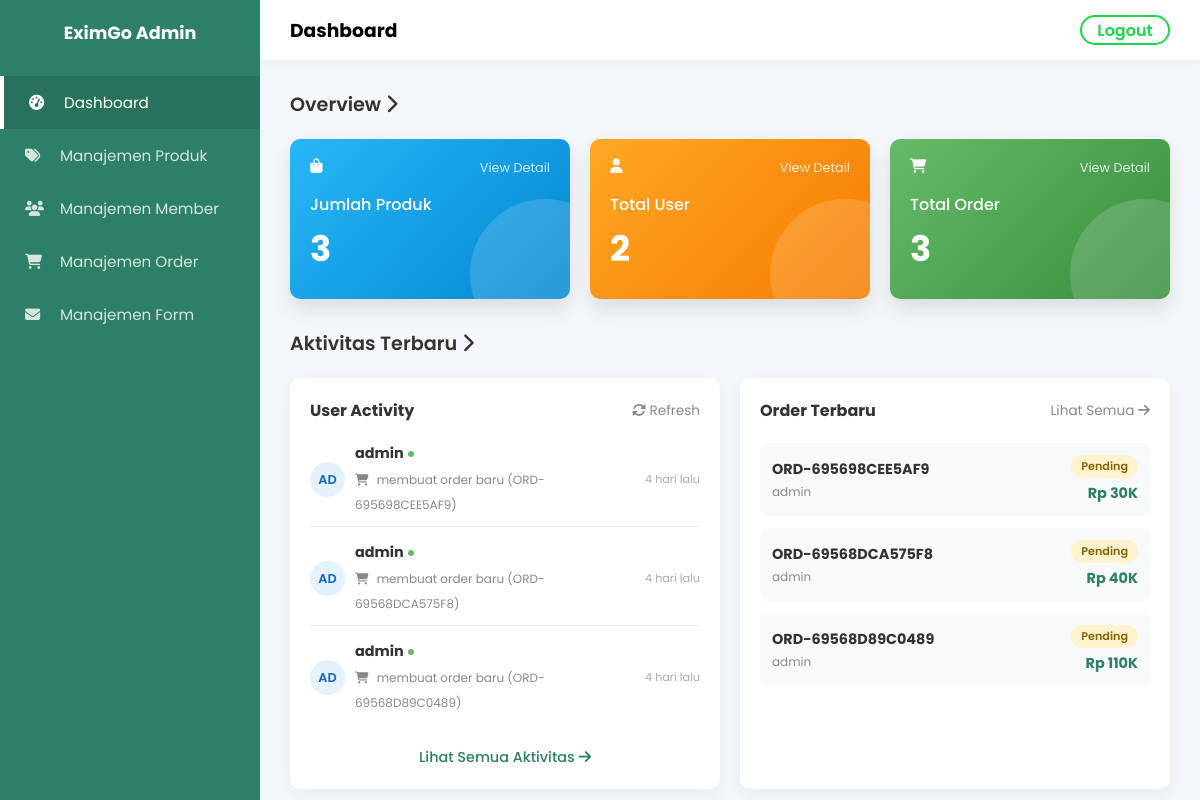
/admin/dashboard.php (signed in), run on the app's committed database.
### tables this page shows
CREATE TABLE `orders` (
  `id` int(11) NOT NULL,
  `user_id` int(11) NOT NULL,
  `order_number` varchar(50) NOT NULL,
  `shipping_name` varchar(100) NOT NULL,
  `shipping_phone` varchar(20) NOT NULL,
  `shipping_address` text NOT NULL,
  `shipping_city` varchar(100) NOT NULL,
  `shipping_postal_code` varchar(10) NOT NULL,
  `payment_method` varchar(50) NOT NULL,
  `total_amount` decimal(15,2) NOT NULL,
  `status` enum('pending','processing','shipped','completed','cancelled') DEFAULT 'pending',
  `created_at` timestamp NOT NULL DEFAULT current_timestamp()
);

CREATE TABLE `users` (
  `id` int(11) NOT NULL,
  `full_name` varchar(100) NOT NULL,
  `email` varchar(100) NOT NULL,
  `password` varchar(255) NOT NULL,
  `role` enum('admin','user') DEFAULT 'user',
  `created_at` timestamp NOT NULL DEFAULT current_timestamp()
);

### src/admin/dashboard.php (the view, shortened to what this page needs)
<?php
require_once '../config/database.php';
$stmt = $pdo->query("SELECT COUNT(*) FROM users WHERE role = 'user'");
$total_users = $stmt->fetchColumn();
$stmt2 = $pdo->query("SELECT COUNT(*) FROM products");
$total_products = $stmt2->fetchColumn();
$stmt3 = $pdo->query("SELECT COUNT(*) FROM orders");
$total_orders = $stmt3->fetchColumn();
$query = "
    (SELECT 'form' as type,
            CONCAT(first_name, ' ', last_name) as user_name,
            'mengirim form kontak' as activity,
            created_at
     FROM forms
     ORDER BY created_at DESC
     LIMIT 5)
    UNION ALL
    (SELECT 'order' as type,
            u.full_name as user_name,
            CONCAT('membuat order baru (', o.order_number, ')') as activity,
            o.created_at
     FROM orders o
     JOIN users u ON o.user_id = u.id
     ORDER BY o.created_at DESC
     LIMIT 5)
    ORDER BY created_at DESC
    LIMIT 10
";
$activities = $pdo->query($query)->fetchAll();
function timeAgo($datetime)
{
    $now = new DateTime();
    $ago = new DateTime($datetime);
    $diff = $now->diff($ago);
    if ($diff->d > 0)
        return $diff->d . ' hari lalu';
    return 'Baru saja';
}
?>
<!DOCTYPE html>
<html lang="id">
<head>
    <link rel="stylesheet" href="../assets/css/dashboard.css">
    <link rel="stylesheet" href="https://cdnjs.cloudflare.com/ajax/libs/font-awesome/6.4.0/css/all.min.css">
</head>
<body>
    <div class="dashboard-container">
        <aside class="sidebar" id="sidebar">
            <div class="brand">
                <div class="brand-text">
                    <span>EximGo Admin</span>
                </div>
            </div>
            <nav class="side-nav">
                <ul>
                    <li class="active"><a href="#"><i class="fas fa-tachometer-alt"></i> Dashboard</a></li>
                    <li><a href="../admin/products.php"><i class="fa-solid fa-tags"></i> Manajemen Produk</a></li>
                    <li><a href="../admin/member.php"><i class="fas fa-users"></i> Manajemen Member</a></li>
                    <li><a href="../admin/orders.php"><i class="fas fa-shopping-cart"></i> Manajemen Order</a></li>
                    <li><a href="../admin/form.php"><i class="fa-solid fa-envelope"></i>Manajemen Form</a></li>
                </ul>
            </nav>
        </aside>
        <main class="main-content">
            <header class="top-bar">
                <div class="left-icons" style="display: flex; align-items: center; gap: 15px;">
                    <h3 style="margin:0;">Dashboard</h3>
                </div>
                <div class="right-actions">
                    <a class="logout-btn" href="../auth/logout.php">Logout</a>
                </div>
            </header>
            <div class="content-wrapper">
                <div class="section-header">
                    <h2>Overview <i class="fas fa-chevron-right text-muted"></i></h2>
                </div>
                <div class="cards-grid">
                    <div class="card card-blue">
                        <div class="card-header">
                            <i class="fa-solid fa-bag-shopping"></i>
                            <a class="view-detail" href="../admin/products.php">View Detail</a>
                        </div>
                        <div class="card-body">
                            <h3>Jumlah Produk</h3>
                            <div class="number"><?= $total_products ?></div>
                        </div>
                        <div class="card-decoration"></div>
                    </div>
                    <div class="card card-orange">
                        <div class="card-header">
                            <i class="fas fa-user"></i>
                            <a class="view-detail" href="../admin/member.php">View Detail</a>
                        </div>
                        <div class="card-body">
                            <h3>Total User</h3>
                            <div class="number"><?= $total_users ?></div>
                        </div>
                        <div class="card-decoration"></div>
                    </div>
                    <div class="card card-green">
                        <div class="card-header">
                            <i class="fas fa-shopping-cart"></i>
                            <a class="view-detail" href="../admin/orders.php">View Detail</a>
                        </div>
                        <div class="card-body">
                            <h3>Total Order</h3>
                            <div class="number"><?= $total_orders ?></div>
                        </div>
                        <div class="card-decoration"></div>
                    </div>
                </div>
                <div class="section-header mt-4">
                    <h2>Aktivitas Terbaru <i class="fas fa-chevron-right text-muted"></i></h2>
                </div>
                <div class="charts-row">
                    <div class="activity-container">
                        <div class="activity-header">
                            <h3>User Activity</h3>
                            <a href="#" style="color: #888; font-size: 0.85rem; text-decoration: none;">
                                <i class="fas fa-sync-alt"></i> Refresh
                            </a>
                        </div>
                        <div class="activity-list">
                            <?php if (empty($activities)): ?>
                                <div style="text-align: center; padding: 40px; color: #999;">
                                    <i class="fas fa-inbox" style="font-size: 3rem; margin-bottom: 10px;"></i><br>
                                    Belum ada aktivitas user
                                </div>
                            <?php else: ?>
                                <?php foreach ($activities as $activity): ?>
                                    <div class="activity-item">
                                        <div class="avatar-sm <?= $activity['type'] === 'order' ? 'blue' : '' ?>">
                                            <?= strtoupper(substr($activity['user_name'], 0, 2)) ?>
                                        </div>
                                        <div class="activity-info">
                                            <p>
                                                <strong><?= htmlspecialchars($activity['user_name']) ?></strong>
                                                <?php if ($activity['type'] === 'order'): ?>
                                                    <span class="indicator green"></span>
                                                <?php endif; ?>
                                            </p>
                                            <small>
                                                <?php if ($activity['type'] === 'form'): ?>
                                                    <i class="fas fa-envelope"></i>
                                                <?php else: ?>
                                                    <i class="fas fa-shopping-cart"></i>
                                                <?php endif; ?>
                                                <?= htmlspecialchars($activity['activity']) ?>
                                            </small>
                                        </div>
                                        <span class="time"><?= timeAgo($activity['created_at']) ?></span>
                                    </div>
                                <?php endforeach; ?>
                            <?php endif; ?>
                        </div>
                        <?php if (!empty($activities)): ?>
                            <div style="margin-top: 20px; text-align: center;">
                                <a href="#"
                                    style="color: #2d7f68; text-decoration: none; font-size: 0.9rem; font-weight: 500;">
                                    Lihat Semua Aktivitas <i class="fas fa-arrow-right"></i>
                                </a>
                            </div>
                        <?php endif; ?>
                    </div>
                    <div class="activity-container">
                        <div class="activity-header">
                            <h3>Order Terbaru</h3>
                            <a href="../admin/orders.php"
                                style="color: #888; font-size: 0.85rem; text-decoration: none;">
                                Lihat Semua <i class="fas fa-arrow-right"></i>
                            </a>
                        </div>
                        <?php
                        $recent_orders = $pdo->query("
                            SELECT o.order_number, o.total_amount, o.status, o.created_at, u.full_name
                            FROM orders o
                            JOIN users u ON o.user_id = u.id
                            ORDER BY o.created_at DESC
                            LIMIT 5
                        ")->fetchAll();
                        ?>
                        <div class="recent-orders-list">
                            <?php if (empty($recent_orders)): ?>
                                <div style="text-align: center; padding: 40px; color: #999;">
                                    <i class="fas fa-shopping-bag" style="font-size: 3rem; margin-bottom: 10px;"></i><br>
                                    Belum ada order
                                </div>
                            <?php else: ?>
                                <?php foreach ($recent_orders as $order): ?>
                                    <div class="order-summary-item">
                                        <div class="order-summary-info">
                                            <strong><?= htmlspecialchars($order['order_number']) ?></strong>
                                            <small><?= htmlspecialchars($order['full_name']) ?></small>
                                        </div>
                                        <div class="order-summary-meta">
                                            <span class="status-badge-sm status-<?= $order['status'] ?>">
                                                <?php
                                                $status_labels = [
                                                    'pending' => 'Pending',
                                                    'processing' => 'Proses',
                                                    'shipped' => 'Kirim',
                                                    'completed' => 'Selesai',
                                                    'cancelled' => 'Batal'
                                                ];
                                                echo $status_labels[$order['status']] ?? $order['status'];
                                                ?>
                                            </span>
                                            <strong style="color: #2d7f68; font-size: 0.9rem;">
                                                Rp <?= number_format($order['total_amount'] / 1000) ?>K
                                            </strong>
                                        </div>
                                    </div>
                                <?php endforeach; ?>
                            <?php endif; ?>
                        </div>
                    </div>
                </div>
            </div>
        </main>
    </div>
</body>
</html>

### data on the page
orders: order_number "ORD-695698CEE5AF9", user.full_name "admin", status "Pending", $order['total_amount']/1000 "30"
orders: order_number "ORD-69568DCA575F8", user.full_name "admin", status "Pending", $order['total_amount']/1000 "40"
orders: order_number "ORD-69568D89C0489", user.full_name "admin", status "Pending", $order['total_amount']/1000 "110"

### other printed values
$total_products "3"
$total_users "2"
$total_orders "3"
substr($activity['user_name'], 0, 2) "AD"
$activity['user_name'] "admin"
$activity['activity'] "membuat order baru (ORD-695698CEE5AF9)"
timeAgo($activity['created_at']) "4 hari lalu"
$activity['activity'] "membuat order baru (ORD-69568DCA575F8)"
$activity['activity'] "membuat order baru (ORD-69568D89C0489)"
